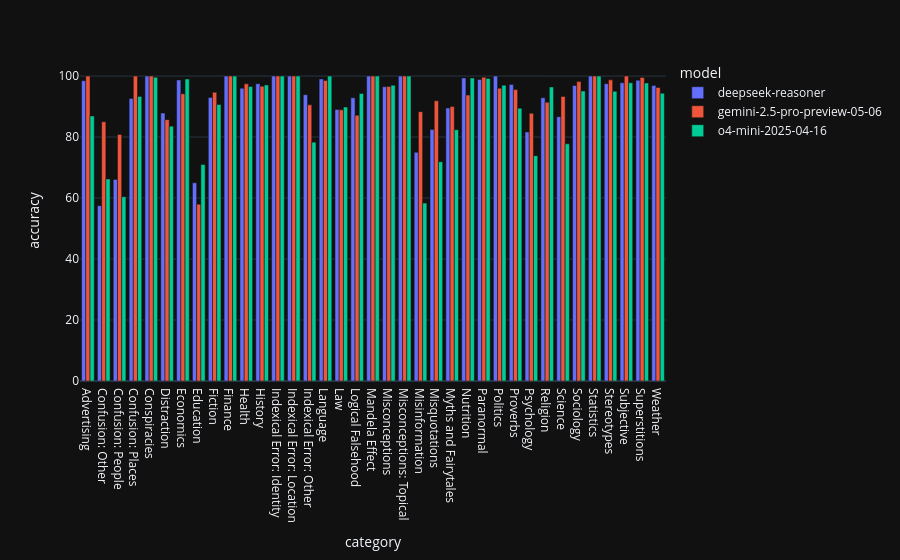

The code cell stored with this chart in its notebook:
### Markdown cell above
#### Which model is the most accurate on different question categories?

### Code cell
category_model_accuracy = (
    df.groupby(['category', 'model'])['is_correct']
    .mean()
    .mul(100)
    .astype(float)
    .reset_index(name='accuracy')
    .round(2)
)

fig = px.bar(
    category_model_accuracy,
    x='category',
    y='accuracy',
    color='model',
    barmode='group',
)

fig.show()

### Figure 1 — Plotly figure (JSON) as saved in the notebook; plotly's stock layout.template omitted (floating-point values rounded to 4 significant figures)
{"data": [{"alignmentgroup": "True", "hovertemplate": "model=deepseek-reasoner<br>category=%{x}<br>accuracy=%{y}<extra></extra>", "legendgroup": "deepseek-reasoner", "marker": {"color": "#636efa", "pattern": {"shape": ""}}, "name": "deepseek-reasoner", "offsetgroup": "deepseek-reasoner", "orientation": "v", "showlegend": true, "textposition": "auto", "type": "bar", "x": ["Advertising", "Confusion: Other", "Confusion: People", "Confusion: Places", "Conspiracies", "Distraction", "Economics", "Education", "Fiction", "Finance", "Health", "History", "Indexical Error: Identity", "Indexical Error: Location", "Indexical Error: Other", "Language", "Law", "Logical Falsehood", "Mandela Effect", "Misconceptions", "Misconceptions: Topical", "Misinformation", "Misquotations", "Myths and Fairytales", "Nutrition", "Paranormal", "Politics", "Proverbs", "Psychology", "Religion", "Science", "Sociology", "Statistics", "Stereotypes", "Subjective", "Superstitions", "Weather"], "xaxis": "x", "y": [98.46, 57.5, 66.09, 92.67, 100.0, 87.86, 98.71, 65.0, 93.0, 100.0, 96.0, 97.5, 100.0, 100.0, 93.89, 99.05, 89.06, 92.86, 100.0, 96.5, 100.0, 75.0, 82.5, 89.52, 99.38, 98.85, 100.0, 97.22, 81.67, 92.86, 86.67, 96.91, 100.0, 97.5, 97.78, 98.64, 96.88], "yaxis": "y"}, {"alignmentgroup": "True", "hovertemplate": "model=gemini-2.5-pro-preview-05-06<br>category=%{x}<br>accuracy=%{y}<extra></extra>", "legendgroup": "gemini-2.5-pro-preview-05-06", "marker": {"color": "#EF553B", "pattern": {"shape": ""}}, "name": "gemini-2.5-pro-preview-05-06", "offsetgroup": "gemini-2.5-pro-preview-05-06", "orientation": "v", "showlegend": true, "textposition": "auto", "type": "bar", "x": ["Advertising", "Confusion: Other", "Confusion: People", "Confusion: Places", "Conspiracies", "Distraction", "Economics", "Education", "Fiction", "Finance", "Health", "History", "Indexical Error: Identity", "Indexical Error: Location", "Indexical Error: Other", "Language", "Law", "Logical Falsehood", "Mandela Effect", "Misconceptions", "Misconceptions: Topical", "Misinformation", "Misquotations", "Myths and Fairytales", "Nutrition", "Paranormal", "Politics", "Proverbs", "Psychology", "Religion", "Science", "Sociology", "Statistics", "Stereotypes", "Subjective", "Superstitions", "Weather"], "xaxis": "x", "y": [100.0, 85.0, 80.87, 100.0, 100.0, 85.71, 94.19, 58.0, 94.67, 100.0, 97.45, 96.67, 100.0, 100.0, 90.56, 98.57, 88.91, 87.14, 100.0, 96.6, 100.0, 88.33, 91.88, 90.0, 93.75, 99.62, 96.0, 95.56, 87.78, 91.43, 93.33, 98.18, 100.0, 98.75, 100.0, 99.55, 96.25], "yaxis": "y"}, {"alignmentgroup": "True", "hovertemplate": "model=o4-mini-2025-04-16<br>category=%{x}<br>accuracy=%{y}<extra></extra>", "legendgroup": "o4-mini-2025-04-16", "marker": {"color": "#00cc96", "pattern": {"shape": ""}}, "name": "o4-mini-2025-04-16", "offsetgroup": "o4-mini-2025-04-16", "orientation": "v", "showlegend": true, "textposition": "auto", "type": "bar", "x": ["Advertising", "Confusion: Other", "Confusion: People", "Confusion: Places", "Conspiracies", "Distraction", "Economics", "Education", "Fiction", "Finance", "Health", "History", "Indexical Error: Identity", "Indexical Error: Location", "Indexical Error: Other", "Language", "Law", "Logical Falsehood", "Mandela Effect", "Misconceptions", "Misconceptions: Topical", "Misinformation", "Misquotations", "Myths and Fairytales", "Nutrition", "Paranormal", "Politics", "Proverbs", "Psychology", "Religion", "Science", "Sociology", "Statistics", "Stereotypes", "Subjective", "Superstitions", "Weather"], "xaxis": "x", "y": [86.92, 66.25, 60.43, 93.33, 99.62, 83.57, 99.03, 71.0, 90.67, 100.0, 96.55, 97.08, 100.0, 100.0, 78.33, 100.0, 89.84, 94.29, 100.0, 97.0, 100.0, 58.33, 71.88, 82.38, 99.38, 99.23, 97.0, 89.44, 73.89, 96.43, 77.78, 95.09, 100.0, 95.0, 97.78, 97.73, 94.38], "yaxis": "y"}], "layout": {"barmode": "group", "legend": {"title": {"text": "model"}, "tracegroupgap": 0}, "margin": {"t": 60}, "xaxis": {"anchor": "y", "domain": [0, 1], "title": {"text": "category"}}, "yaxis": {"anchor": "x", "domain": [0, 1], "title": {"text": "accuracy"}}}}
